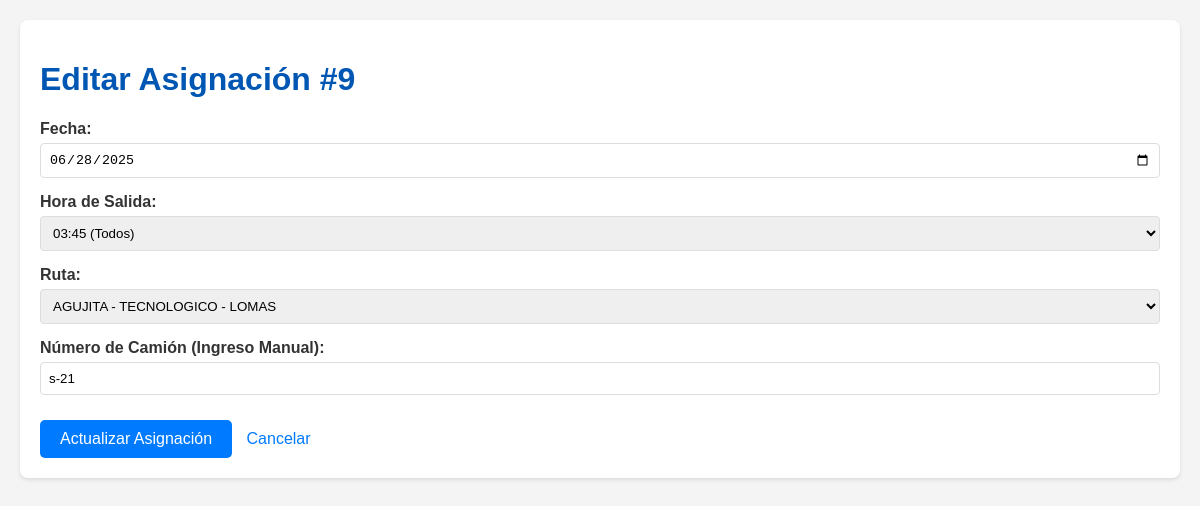
Page /editar_asignacion/9 on the committed database.
### tables this page shows
CREATE TABLE Asignaciones (
                id_asignacion INTEGER PRIMARY KEY AUTOINCREMENT,
                id_horario INTEGER NOT NULL,
                id_ruta INTEGER NOT NULL,
                numero_camion_manual TEXT, -- AHORA ES UN CAMPO DE TEXTO, NO NECESITA NOT NULL
                fecha TEXT NOT NULL, -- Formato YYYY-MM-DD
                FOREIGN KEY (id_horario) REFERENCES HorariosSalida(id_horario),
                FOREIGN KEY (id_ruta) REFERENCES Rutas(id_ruta)
                -- Ya no hay FOREIGN KEY a Camiones, ya que el campo es de texto libre
            );

CREATE TABLE HorariosSalida (
                id_horario INTEGER PRIMARY KEY AUTOINCREMENT,
                hora_salida TEXT NOT NULL, -- Formato HH:MM
                dias_semana TEXT NOT NULL, -- Ej. "Lunes,Martes", "Todos", "Sabado,Domingo"
                es_especial BOOLEAN DEFAULT 0 -- 0 para falso, 1 para verdadero
            );

CREATE TABLE Rutas (
                id_ruta INTEGER PRIMARY KEY AUTOINCREMENT,
                nombre TEXT NOT NULL,
                recorrido TEXT NOT NULL
            );

### app.py (the view, shortened to what this page needs)
@app.route('/editar_asignacion/<int:id_asignacion>', methods=('GET', 'POST'))
def editar_asignacion(id_asignacion):
    conn = get_db_connection()
    asignacion = conn.execute('SELECT * FROM Asignaciones WHERE id_asignacion = ?', (id_asignacion,)).fetchone()
    if asignacion is None:
        flash('Asignación no encontrada.', 'error')
        conn.close()
        return redirect(url_for('admin_dashboard'))
    orden_rutas = [
        'NUEVA ROSITA', 'CLOETE', 'AGUJITA', 'SABINAS', 'BARROTERAN',
        'ESPERANZAS', 'AURA', 'MUZQUIZ', 'PALAU', 'MANANTIALES'
    ]
    order_case = "CASE nombre "
    for i, ruta_name in enumerate(orden_rutas):
        order_case += f"WHEN '{ruta_name}' THEN {i} "
    order_case += "ELSE 99 END"
    rutas = conn.execute(f'SELECT id_ruta, nombre, recorrido FROM Rutas ORDER BY {order_case}, nombre').fetchall()
    horarios = conn.execute('SELECT id_horario, hora_salida, dias_semana FROM HorariosSalida ORDER BY hora_salida').fetchall()
    conn.close()
    return render_template('editar_asignacion.html',
                        asignacion=asignacion,
                        rutas=rutas,
                        horarios=horarios)

### app.py (called while the page is built)
def get_db_connection():
    conn = sqlite3.connect('transporte.db')
    conn.row_factory = sqlite3.Row
    return conn

### templates/editar_asignacion.html (shortened to what this page needs)
<!DOCTYPE html>
<html lang="es">
<head>
</head>
<body>
    <div class="container">
        <h1>Editar Asignación #{{ asignacion.id_asignacion }}</h1>
        <form method="POST">
            <div>
                <label for="fecha">Fecha:</label>
                <input type="date" id="fecha" name="fecha" value="{{ asignacion.fecha }}" required>
            </div>
            <div>
                <label for="id_horario">Hora de Salida:</label>
                <select id="id_horario" name="id_horario" required>
                    {% for horario in horarios %}
                    <option value="{{ horario.id_horario }}" {% if horario.id_horario == asignacion.id_horario %}selected{% endif %}>
                        {{ horario.hora_salida }} ({{ horario.dias_semana }})
                    </option>
                    {% endfor %}
                </select>
            </div>
            <div>
                <label for="id_ruta">Ruta:</label>
                <select id="id_ruta" name="id_ruta" required>
                    {% for ruta in rutas %}
                    <option value="{{ ruta.id_ruta }}" {% if ruta.id_ruta == asignacion.id_ruta %}selected{% endif %}>
                        {{ ruta.nombre }} - {{ ruta.recorrido }}
                    </option>
                    {% endfor %}
                </select>
            </div>
            <div>
                <label for="numero_camion">Número de Camión (Ingreso Manual):</label>
                <input type="text" id="numero_camion" name="numero_camion" value="{{ asignacion.numero_camion_manual if asignacion.numero_camion_manual else '' }}" placeholder="Ej. C-001 o Camión Temporal">
            </div>
            <button type="submit">Actualizar Asignación</button>
            <a href="{{ url_for('admin_dashboard') }}" class="back-link">Cancelar</a>
        </form>
    </div>
</body>
</html>

### templates/editar_asignacion.html (style rules this page uses)
body { font-family: Arial, sans-serif; margin: 20px; background-color: #f4f4f4; color: #333; }
.container { background-color: #fff; padding: 20px; border-radius: 8px; box-shadow: 0 2px 4px rgba(0, 0, 0, 0.1); }
h1 { color: #0056b3; }
form div { margin-bottom: 15px; }
label { display: block; margin-bottom: 5px; font-weight: bold; }
select, input[type="date"], input[type="text"] { width: 100%; padding: 8px; border: 1px solid #ddd; border-radius: 4px; box-sizing: border-box; }
button { padding: 10px 20px; background-color: #007bff; color: white; border: none; border-radius: 5px; cursor: pointer; font-size: 16px; margin-right: 10px; }
.back-link { display: inline-block; margin-top: 20px; color: #007bff; text-decoration: none; }

### rows in the picture
Asignaciones: id_asignacion "9", fecha "06/28/2025", id_horario "03:45 (Todos)", id_ruta "AGUJITA - TECNOLOGICO - LOMAS", numero_camion "s-21"
